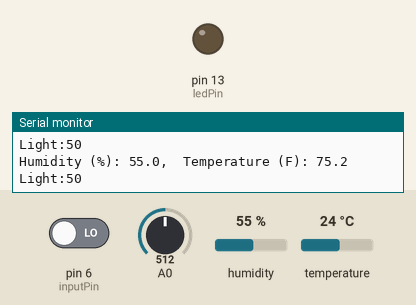
Bench run of a sketch on a simulated Arduino Uno, built with avr-gcc and run on an emulated ATmega328P. On the bench: output pins drawn as LEDs (lit = HIGH), the last lines printed to the serial monitor. The inputs (shaded band) are chosen by the test bench; at power-on: pin 6 (inputPin) LOW, A0 = 512, humidity 55 %, temperature 24 °C.

Above: at 2.8 s.
2.9 s: pin 6 (inputPin) driven HIGH
At 4.7 s:
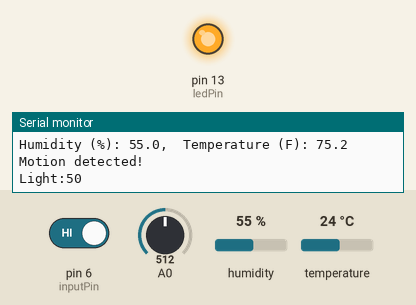
5.6 s: pin 6 (inputPin) driven LOW
At 7.1 s:
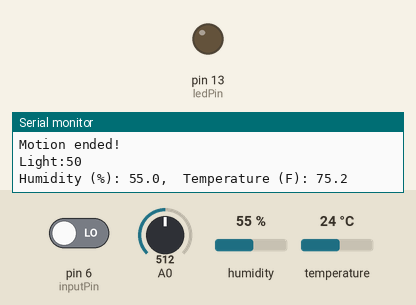
Timing chart, 0 to 8.6 s (numbered marks = the images above; inputs shaded):
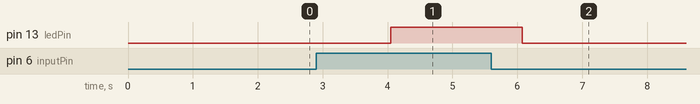

The sketch:

LightTempHumidPIR.ino
```cpp
#include <dht.h>

dht DHT;

#define DHT11_PIN 3

int sensorValue;
// variable to calibrate low value
int sensorLow = 0;
// variable to calibrate high value
int sensorHigh = 1023;
// LED pin

int inputPin = 6;               // choose the input pin (for PIR sensor)
int pirState = LOW;             // we start, assuming no motion detected
int val = 0;                    // variable for reading the pin status
int ledPin =13;                 // pin for the LED
void setup() {
  pinMode(inputPin, INPUT);     // declare sensor as input
  pinMode(ledPin, OUTPUT);
  Serial.begin(9600);
}

void loop() {
  //read the input from A0 and store it in a variable
  sensorValue = analogRead(A0);

  // map the sensor values to a wide range of pitches
  int i = map(sensorValue, sensorLow, sensorHigh, 0, 100);
  Serial.print("Light:");
  Serial.println(i);
  // play the tone for 20 ms on pin 8
  delay(1000);

  int chk = DHT.read11(DHT11_PIN);
  double fTemp = Fahrenheit(DHT.temperature);
  Serial.print ("Humidity (%): ");
  Serial.print(DHT.humidity, 1);
  Serial.print(",\tTemperature (F): ");
  Serial.println(fTemp, 1);

  // wait for a moment
  delay(1000);

    val = digitalRead(inputPin);  // read input value
  if (val == HIGH) {            // check if the input is HIGH
   digitalWrite(ledPin, HIGH);  // turn LED ON
    if (pirState == LOW) {
      // we have just turned on
      Serial.println("Motion detected!");
      // We only want to print on the output change, not state
      pirState = HIGH;
    }
  } else {
  digitalWrite(ledPin, LOW); // turn LED OFF
    if (pirState == HIGH){
      // we have just turned off
      Serial.println("Motion ended!");
      // We only want to print on the output change, not state
      pirState = LOW;
    }
  }
}

double Fahrenheit(double celsius)
{
	return 1.8 * celsius + 32;
}
```

combinedLightandTempSense.ino
```cpp

```

Measured:
- after the input at 2.9 s, pin 13 (ledPin): LOW → HIGH after 1.1 s
- after the input at 5.6 s, pin 13 (ledPin): HIGH → LOW after 0.47 s
